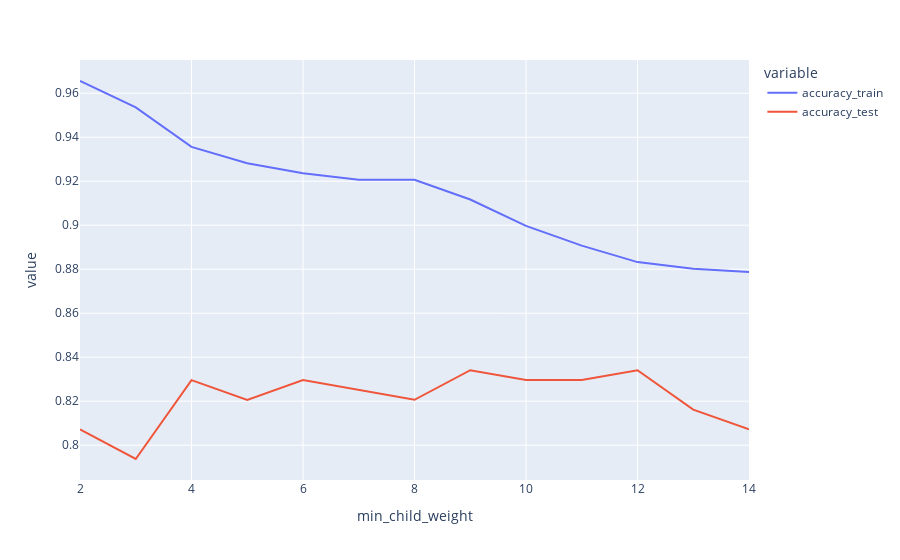

The code cell stored with this chart in its notebook:
### Markdown cell above
## Min child weight

### Code cell
accuracy_results = []

for i in range(2, 15):
    model = XGBClassifier(min_child_weight=i, random_state=42, nthread=-1)
    model.fit(X_train,y_train)
    y_pred_train = model.predict(X_train)
    y_pred_test = model.predict(X_test)
    accuracy_train = np.mean(y_pred_train == y_train)
    accuracy_test = np.mean(y_pred_test == y_test)
    accuracy_results.append({'accuracy_train': accuracy_train, 'accuracy_test': accuracy_test, 'min_child_weight': i})

px.line(pd.DataFrame(accuracy_results).melt(id_vars='min_child_weight'),
        x='min_child_weight', y='value', color='variable')

### Figure 1 — Plotly figure (JSON) as saved in the notebook; plotly's stock layout.template omitted (floating-point values rounded to 4 significant figures)
{"data": [{"hovertemplate": "variable=accuracy_train<br>min_child_weight=%{x}<br>value=%{y}<extra></extra>", "legendgroup": "accuracy_train", "line": {"color": "#636efa", "dash": "solid"}, "marker": {"symbol": "circle"}, "mode": "lines", "name": "accuracy_train", "orientation": "v", "showlegend": true, "type": "scatter", "x": [2, 3, 4, 5, 6, 7, 8, 9, 10, 11, 12, 13, 14], "xaxis": "x", "y": [0.9656, 0.9536, 0.9356, 0.9281, 0.9237, 0.9207, 0.9207, 0.9117, 0.8997, 0.8907, 0.8832, 0.8802, 0.8787], "yaxis": "y"}, {"hovertemplate": "variable=accuracy_test<br>min_child_weight=%{x}<br>value=%{y}<extra></extra>", "legendgroup": "accuracy_test", "line": {"color": "#EF553B", "dash": "solid"}, "marker": {"symbol": "circle"}, "mode": "lines", "name": "accuracy_test", "orientation": "v", "showlegend": true, "type": "scatter", "x": [2, 3, 4, 5, 6, 7, 8, 9, 10, 11, 12, 13, 14], "xaxis": "x", "y": [0.8072, 0.7937, 0.8296, 0.8206, 0.8296, 0.8251, 0.8206, 0.8341, 0.8296, 0.8296, 0.8341, 0.8161, 0.8072], "yaxis": "y"}], "layout": {"legend": {"title": {"text": "variable"}, "tracegroupgap": 0}, "margin": {"t": 60}, "xaxis": {"anchor": "y", "domain": [0, 1], "title": {"text": "min_child_weight"}}, "yaxis": {"anchor": "x", "domain": [0, 1], "title": {"text": "value"}}}}
